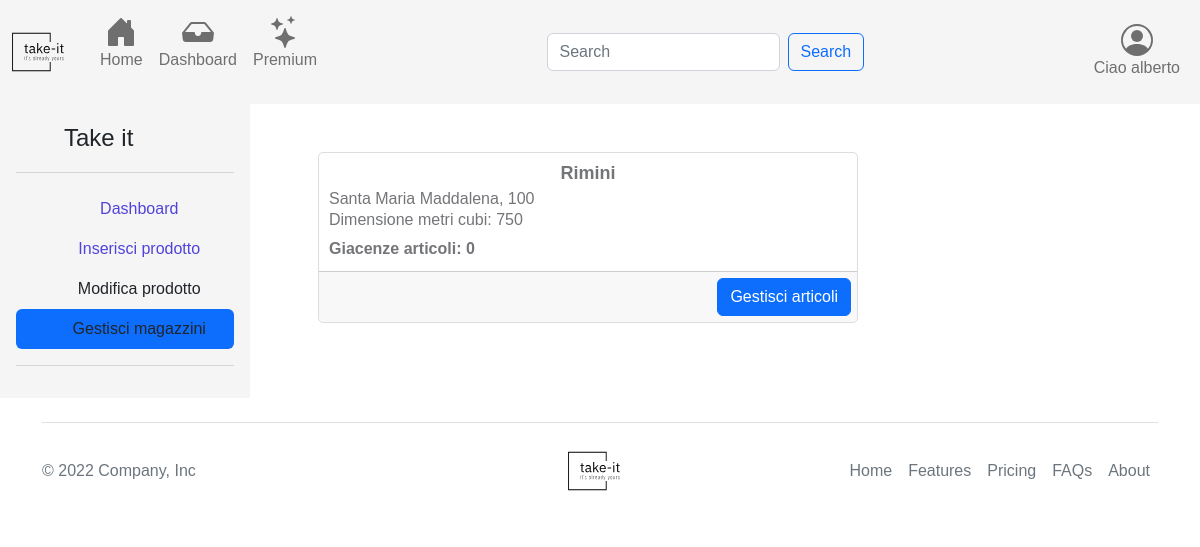
Before: /warehousesManager.php (signed in) with the older database file.
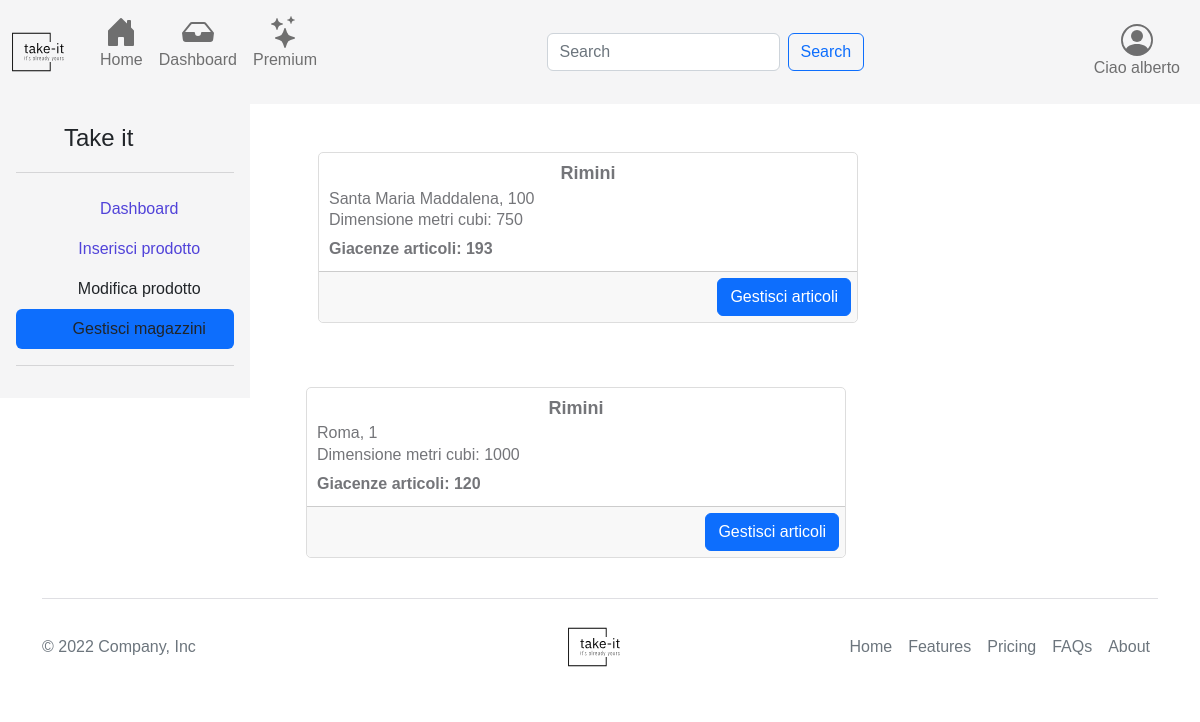
After: the same page with the newer database file.
### tables this page shows
CREATE TABLE IF NOT EXISTS `Magazzino` (
  `Id` int(11) NOT NULL AUTO_INCREMENT,
  `Metri_cubi` double NOT NULL,
  `Indirizzo_id` int(11) NOT NULL,
  `Status` int(11) NOT NULL,
  `Timestamp` timestamp NOT NULL DEFAULT current_timestamp(),
  PRIMARY KEY (`Id`),
  KEY `Indirizzo_id` (`Indirizzo_id`)
);

CREATE TABLE IF NOT EXISTS `Indirizzo` (
  `Id` int(11) NOT NULL AUTO_INCREMENT,
  `Via` varchar(100) NOT NULL,
  `Numero_civico` int(5) NOT NULL,
  `Citta` varchar(50) NOT NULL,
  `CAP` int(5) NOT NULL,
  `Status` int(4) NOT NULL,
  `Timestamp` timestamp NOT NULL DEFAULT current_timestamp(),
  PRIMARY KEY (`Id`)
);

### warehousesManager.php (called while the page is built, shortened)
<?php
include "./src/classes/Dbh.php";
require_once("./script/warehouseManager.script.php");
require './templates/views/components/warehouseCard.php';
require_once("./templates/base.php");

### src/classes/Dbh.php (called while the page is built, shortened)
<?php
include("./src/utility/UtilsFunctions.php");
include("./src/classes/Session.php");
class Dbh
{
    protected mysqli $connection;
    public function __construct($dbhost = 'localhost', $dbuser = 'root', $dbpass = '', $dbname = 'e-commerce', $charset = 'utf8')
    {
        try {
            $this->connection = new mysqli($dbhost, $dbuser, $dbpass, $dbname);
            $this->connection->set_charset($charset);
        } catch (Exception $e) {
            echo "[Dbh:26] Sono qui";
            echo "Connection failed: " . mysqli_connect_error();
        }
    }
    public function execute($sql, ...$params): array|int|string
    {
        $types = "";
        if ($stmt = $this->connection->prepare($sql)) {
            if (!$stmt->execute()) {
                return "Execute failed: (" . $stmt->errno . ") " . $stmt->error;
            }
            if ($stmt->errno == 0) {
                $result = $stmt->get_result();
                return $result->fetch_all(MYSQLI_ASSOC);
            } else {
                return "Errore" . $stmt->errno;
            }
        } else {
            return 'Unable to prepare MySQL statement (check your syntax) - ' . $this->connection->error;
        }
    }
    public function getRecord(string $tableName, string $where): mixed
    {
        $response = $this->execute("SELECT * FROM `$tableName` WHERE $where");
        return !empty($response) && $response[0] !== null
            ? $response[0]
            : null;
    }
    public function getAllRecords(string $tableName, string $where): mixed
    {
        $response = $this->execute("SELECT * FROM `$tableName` WHERE $where");
        return !empty($response)
            ? $response
            : null;
    }
    public function getWarehouses(): string|int|array
    {
        return $this->execute("SELECT * FROM `Magazzino`");
    }
    public function getArticlesBySellerId($sellerId): array
    {
        $query = UTENTE_ID . " = " . $sellerId;
        $articles = $this->getAllRecords(ARTICOLO, $query);
        if ($articles !== null){
            return $articles;
        } else {
            return [];
        }
    }
    public function getWarehouseArticle($articleId, $warehouseId): array
    {
        $query = ARTICOLO_ID . " = " . $articleId . " AND " . MAGAZZINO_ID . " = " . $warehouseId;
        $warehouseArticle = $this->getRecord(ARTICOLO_IN_MAGAZZINO, $query);
        return $warehouseArticle ?? [];
    }
}

### src/classes/Session.php (called while the page is built, shortened)
<?php
class Session extends Dbh
{
    private readonly int $id;
    public function __construct($id)
    {
        $this->id = $id;
        $this->init();
    }
    private function init(): void
    {
        if ($this->checkSessionId($this->id)) {
            $claimType = $this->getClaimTypeFromId($this->id);
        }
    }
    public function checkSessionId($id): bool
    {
        if (isset($id)) {
            $response = parent::execute("SELECT * FROM `Utente` WHERE `Id` = '$id' ");
            if (is_int($response[0]["Id"])) {
                $this->setSessionUser($response[0]);
                $user = $this->getCurrentUser();
                return $user[ID] > 0 && $user["Id"] == $id;
            }
        }
        return false;
    }
    public function setSessionUser($params): void
    {
        $_SESSION[CARRELLO_ID] = $this->getUserCartIdFromDb() !== null && $this->getUserCartIdFromDb() !== CARRELLO_UNSET
            ? $this->getUserCartIdFromDb()
            : $this->bindCartWithUser();
        $_SESSION[RACCOLTA_ID] = $this->getUserCollectionIdFromDb() !== null && $this->getUserCartIdFromDb() !== RACCOLTA_UNSET
            ? $this->getUserCollectionIdFromDb()
            : $this->generateCollectionRecord();
    }
    public function getCurrentUser(): array|int
    {
        return [
            ID => $_SESSION[ID],
            NOME => $_SESSION[NOME],
            COGNOME => $_SESSION[COGNOME],
            EMAIL => $_SESSION[EMAIL],
            PASSWORD => $_SESSION[PASSWORD],
            STATUS => $_SESSION[STATUS],
            CLAIM_ID => $_SESSION[CLAIM_ID],
            INDIRIZZO_ID => $_SESSION[INDIRIZZO_ID],
            CARRELLO_ID => $_SESSION[CARRELLO_ID],
            RACCOLTA_ID => $_SESSION[RACCOLTA_ID]
        ];
    }
    public function getUserCollectionIdFromDb() {
        $where = "Utente_id = " . $this->getCurrentUser()[ID];
        $res = parent::getRecord(RACCOLTA, $where);
        if ($res !== null) {
            return UtilsFunctions::checkResponse($res[ID])
                ? $res[ID]
                : RACCOLTA_UNSET;
        }
        return null;
    }
    public function getUserCartIdFromDb()
    {
        $where = UTENTE_ID." = ".$this->getCurrentUser()[ID];
        $res = parent::getRecord(CARRELLO, $where);
        if ($res !== null) {
            return UtilsFunctions::checkResponse($res[ID])
                ? $res[ID]
                : CARRELLO_UNSET;
        }
        return null;
    }
    public function getClaimTypeFromId($id): ?string
    {
        $res = parent::execute("SELECT * FROM Claim WHERE Id = '$id' ");
        return $res ? $res[0][DESCRIZIONE] : "";
    }
    public function getArticlesInStockQuantity(int $warehouseId): int
    {
        $quantity = 0;
        $articles = parent::getArticlesBySellerId($_SESSION[ID]);
        foreach($articles as $article) {
            $articleInWarehouse = parent::getWarehouseArticle($article[ID], $warehouseId);
            if (count($articleInWarehouse) > 0) {
                $quantity += $articleInWarehouse[QUANTITA];
            }
        }
        return $quantity;
    }
}

### script/warehouseManager.script.php (called while the page is built, shortened)
<?php
require_once "./src/classes/Session.php";
if(isset($_SESSION[ID])) {
    $session = new Session($_SESSION[ID]);
    $warehouses = $session->getWarehouses();
}
else{
    header("Location: index.php");
}

### src/utility/UtilsFunctions.php (called while the page is built, shortened)
<?php
class UtilsFunctions
{
    public static function checkResponse($response): bool
    {
        return is_int($response) && $response > 0;
    }
}

### templates/views/components/warehouseCard.php (the view, shortened to what the changed rows need)
<div class="container my-5">
    <?php
    require_once "./src/classes/Session.php";
    $session = new Session($_SESSION[ID]);
    $warehouses = $session->getWarehouses();
    foreach ($warehouses as $warehouse){
        $whereAddressId = "Id = " . $warehouse[INDIRIZZO_ID];
        $address = $session->getRecord(INDIRIZZO, $whereAddressId);
        $articlesQuantity = $session->getArticlesInStockQuantity($warehouse[ID]);
        echo '<div class="row">
            <form method="post">
                <div class="card mb-3 center-block d-flex justify-content-center" style="max-width: 540px;">
                        <div class="card-body">
                            <h5 class="card-title"><strong>' . $address[CITTA] . '</strong></h5>
                            <h6 class="card-subtitle">' . $address[VIA] . ', ' . $address[NUMERO_CIVICO] . '</h6>
                            <p class="card-text">Dimensione metri cubi: ' . $warehouse[METRI_CUBI] . '</p>
                            <p class="card-text"><strong>Giacenze articoli: ' . $articlesQuantity . '</strong></p>
                        </div>
                        <div class="card-footer d-flex justify-content-end">
                            <button class="btn btn-primary ml-auto" type="submit" name="manage-articles-'.$warehouse[ID].'">
                                Gestisci articoli
                            </button>
                            <button class="btn btn-primary ml-auto" type="submit" name="edit-product-'.$warehouse[ID].'">
                            <button class="btn btn-red ml-auto" type="submit" name="delete-product-'.$warehouse[ID].'">
                        </div>
                    </div>
                </div>
        </div>
                ';
    }
    ?>
</div>

Changed rows visible on the page:
computed for magazzino "Santa Maria Maddalena": articlesQuantity "0" → "193"
added magazzino: Indirizzo.Citta "Rimini", Indirizzo.Via "Roma", Indirizzo.Numero_civico "1", Metri_cubi "1000", articlesQuantity "120"
